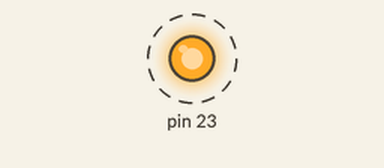
The sketch below on a simulated Arduino Mega 2560, built with avr-gcc and run on an emulated ATmega2560. Shown: output pins drawn as LEDs (lit = HIGH). Dashed ring = blinking. What the sketch prints to the serial monitor is not drawn.

Above: at 0.5 s.
Timing chart, 0 to 3.5 s (numbered marks = the images above):
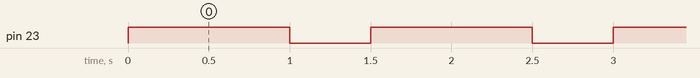

The sketch:

led_blink.ino
```cpp
void setup() {
  pinMode(23, OUTPUT);
  Serial.begin(115200);
}

void loop() {
  digitalWrite(23,HIGH);
  delay(1000);
  Serial.println("HIGH");

  digitalWrite(23, LOW);
  delay(500);
  Serial.println("LOW");
}
```

Measured:
- by itself, pin 23: alternates HIGH for 1.0 s and LOW for 0.50 s
